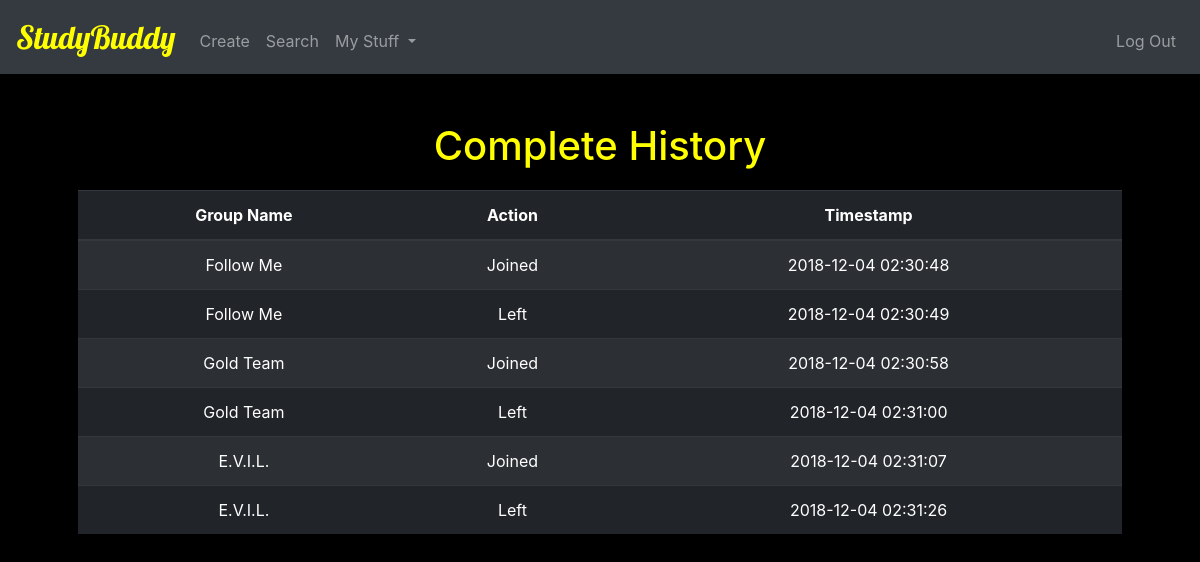
The app's page /complete_history (signed in) with its own data.
### tables this page shows
CREATE TABLE 'history' ('id' integer PRIMARY KEY AUTOINCREMENT NOT NULL, 'member_id' integer,'group_name' text, 'action' text, 'timestamp' timestamp DEFAULT CURRENT_TIMESTAMP);

### application.py (the view)
@app.route("/complete_history")
@login_required
def complete_history():
    current = session["user_id"]
    groups = db.execute("SELECT * FROM history WHERE member_id = :member_id", member_id=current)
    rows = []
    for group in groups:
        cells = {}
        cells["name"] =  group['group_name']
        cells["action"] = group['action']
        cells["timestamp"] = group['timestamp']
        rows.append(cells)
    return render_template("history.html", rows=rows)

### application.py (called while the page is built)
@app.after_request
def after_request(response):
    response.headers["Cache-Control"] = "no-cache, no-store, must-revalidate"
    response.headers["Expires"] = 0
    response.headers["Pragma"] = "no-cache"
    return response

### helpers.py (called while the page is built)
def login_required(f):
    @wraps(f)
    def decorated_function(*args, **kwargs):
        if session.get("user_id") is None:
            return redirect("/login")
        return f(*args, **kwargs)
    return decorated_function

### templates/history.html (shortened to what this page needs)
{% extends "layout.html" %}
{% block main %}
    <h1>Complete History</h1>
    {% if rows|length > 0 %}
        <div class="table-wrapper-scroll-y">
            <table class="table table-striped table-dark" style="width:100%">
                <thead id="heading">
                    <tr>
                        <th>Group Name</th>
                        <th>Action</th>
                        <th>Timestamp</th>
                    </tr>
                </thead>
                <tbody>
                    {% for row in rows %}
                        <tr>
                            <td>{{ row['name'] }}</td>
                            <td>{{ row['action'] }}</td>
                            <td>{{ row['timestamp'] }}</td>
                        </tr>
                    {% endfor %}
                </tbody>
            </table>
        </div>
    {% else %}
        <h2>You got nothing!</h2>
    {% endif %}
{% endblock %}

### static/styles.css (style rules this page uses)
body { background-color: black; color: yellow; }
.table-wrapper-scroll-y { display: block; max-height: 500px; overflow-y: auto; -ms-overflow-style: -ms-autohiding-scrollbar; margin-top: 20px; margin-bottom: 20px; }

### records on screen
history: name "Follow Me", action "Joined", timestamp "2018-12-04 02:30:48"
history: name "Follow Me", action "Left", timestamp "2018-12-04 02:30:49"
history: name "Gold Team", action "Joined", timestamp "2018-12-04 02:30:58"
history: name "Gold Team", action "Left", timestamp "2018-12-04 02:31:00"
history: name "E.V.I.L.", action "Joined", timestamp "2018-12-04 02:31:07"
history: name "E.V.I.L.", action "Left", timestamp "2018-12-04 02:31:26"
